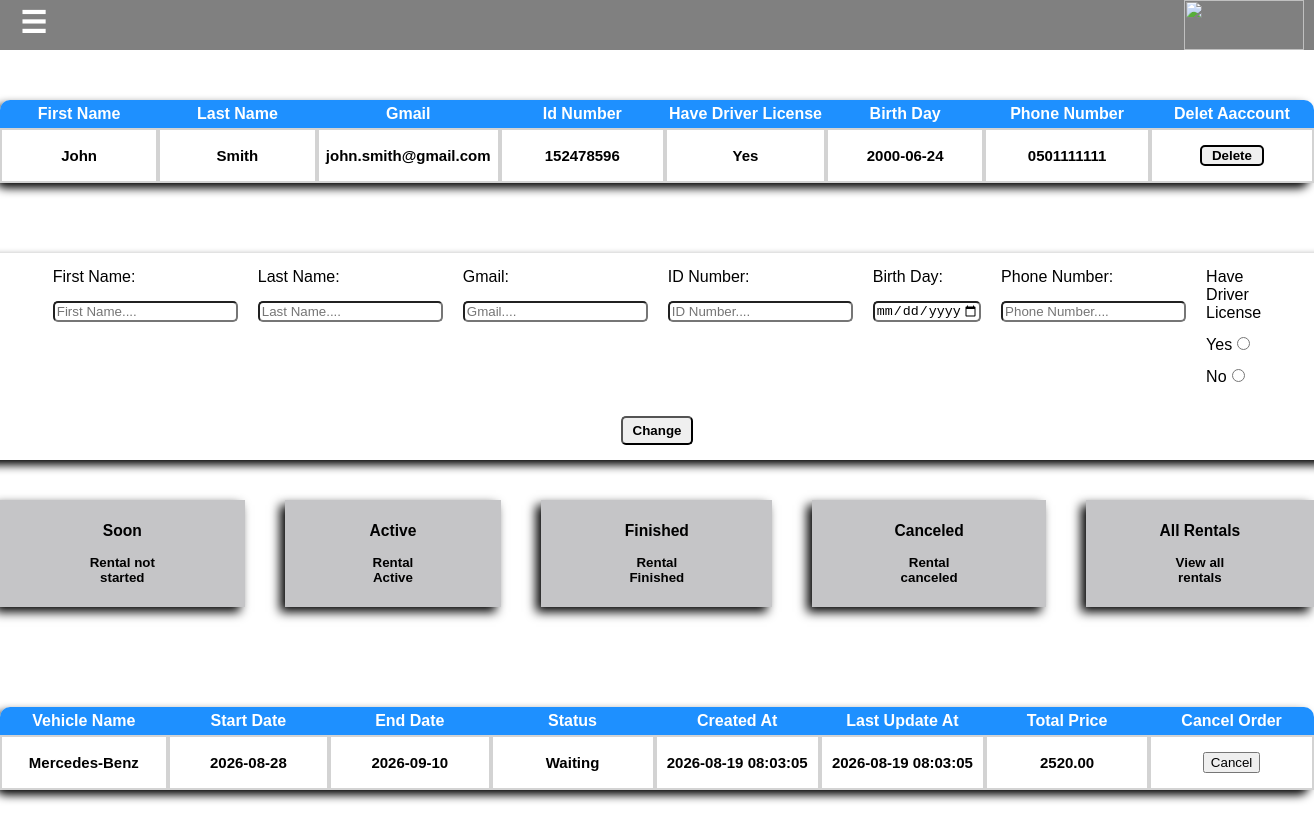
The app's page /Profile.php (signed in) with its own data.
### tables this page shows
CREATE TABLE IF NOT EXISTS `users` (
  `Id` int NOT NULL AUTO_INCREMENT,
  `FirstName` varchar(250) NOT NULL,
  `LastName` varchar(250) NOT NULL,
  `Gmail` varchar(250) NOT NULL,
  `IdNumber` varchar(9) NOT NULL,
  `Password` varchar(250) NOT NULL,
  `Password1` varchar(250) NOT NULL,
  `Password2` varchar(250) DEFAULT NULL,
  `Password3` varchar(250) DEFAULT NULL,
  `HaveDriverLicense` tinyint(1) NOT NULL DEFAULT '0',
  `Blocked` tinyint(1) NOT NULL DEFAULT '0',
  `FailedTimes` int NOT NULL DEFAULT '0',
  `BirthDay` date NOT NULL,
  `PhoneNumber` varchar(250) DEFAULT NULL,
  `Role` varchar(250) NOT NULL,
  `StartTimeExpired` datetime DEFAULT NULL,
  `EndTimeExpired` datetime DEFAULT NULL,
  PRIMARY KEY (`Id`)
);

CREATE TABLE IF NOT EXISTS `vehicle` (
  `Id` int NOT NULL AUTO_INCREMENT,
  `VehicleType` varchar(250) NOT NULL,
  `NumberPlate` varchar(250) NOT NULL,
  `VehicleBrand` varchar(250) NOT NULL,
  `Image` varchar(250) NOT NULL,
  `PricePerDay` decimal(10,2) NOT NULL,
  `GearBox` varchar(250) NOT NULL,
  `Seats` int NOT NULL,
  `Doors` int NOT NULL,
  `DriveStyle` tinyint(1) NOT NULL DEFAULT '0',
  `Miles` decimal(10,3) NOT NULL,
  `Color` varchar(250) NOT NULL,
  `Convertible` tinyint(1) NOT NULL DEFAULT '0',
  `EnergyType` varchar(250) NOT NULL,
  `HorsePower` int NOT NULL,
  `VehicleName` varchar(250) NOT NULL,
  `MaxSpeed` int NOT NULL,
  `DriveType` varchar(250) NOT NULL,
  `TankSize` int NOT NULL,
  `AirConditioner` tinyint(1) NOT NULL DEFAULT '0',
  `VehicleInside1` varchar(250) NOT NULL,
  `VehicleInside2` varchar(250) NOT NULL,
  `VehicleInside3` varchar(250) NOT NULL,
  `VehicleInside4` varchar(250) NOT NULL,
  `Branch` varchar(250) NOT NULL,
  `VehicleLogo` varchar(250) NOT NULL,
  `Rating` int NOT NULL,
  `TotalRating` int NOT NULL,
  PRIMARY KEY (`Id`)
);

CREATE TABLE IF NOT EXISTS `booking` (
  `BookingId` int NOT NULL AUTO_INCREMENT,
  `CustomerId` int NOT NULL,
  `VehicleId` int NOT NULL,
  `StartDate` date NOT NULL,
  `EndDate` date NOT NULL,
  `Status` varchar(250) NOT NULL,
  `CreatedAt` timestamp NOT NULL DEFAULT CURRENT_TIMESTAMP,
  `UpdatedAt` timestamp NOT NULL DEFAULT CURRENT_TIMESTAMP,
  `TotalPrice` decimal(10,2) NOT NULL,
  `RatingStatus` varchar(50) NOT NULL,
  PRIMARY KEY (`BookingId`),
  KEY `CustomerId` (`CustomerId`),
  KEY `CarId` (`VehicleId`)
);

### Profile.php (the view, shortened to what this page needs)
<?php
    include "Nav.php";
    $con=opencon();
    $CustomerId=$_SESSION['UserId'];
?>
<!DOCTYPE html>
<html lang="en">
    <head>
    </head>
    <body>
        <table>
            <th id="thLeft">First Name</th>
            <th>Last Name</th>
            <th>Gmail</th>
            <th>Id Number</th>
            <th>Have Driver License</th>
            <th>Birth Day</th>
            <th>Phone Number</th>
            <th id="thRight">Delet Aaccount</th>
            <?php
                $Users=mysqli_query($con,"SELECT * FROM Users");
                while($u=mysqli_fetch_array($Users)){
                    if($u['Id']==$CustomerId){
                        echo "<tr><td><h1>".$u['FirstName']."</h1></td>
                        <td><h1>".$u['LastName']."</h1></td>
                        <td><h1>".$u['Gmail']."</h1></td>
                        <td><h1>".$u['IdNumber']."</h1></td>
                        <td><h1>";
                        if($u['HaveDriverLicense']){
                            echo "Yes";
                        }else{
                            echo "No";
                        }
                        echo"</h1></td>
                        <td><h1>".$u['BirthDay']."</h1></td>
                        <td><h1>".$u['PhoneNumber']."</h1></td>
                        <td><h1><form method='post'><button type='submit' name='Delete'>Delete</button></form></h1></td></tr>";
                    }
                }
            ?>
        </table>
        <div class="Shadow">
            <form method="POST">
                <div class="form">
                    <div>
                        <label>First Name:</label>
                        <input type="text" name="FirstName" placeholder="First Name...." >
                    </div>
                    <div>
                        <label>Last Name:</label>
                        <input type="text" name="LastName" placeholder="Last Name...." >
                    </div>
                    <div>
                        <label>Gmail:</label>
                        <input type="email" name="Gmail" placeholder="Gmail...." >
                    </div>
                    <div>
                        <label>ID Number:</label>
                        <input type="text" name="IDNumber" placeholder="ID Number...." >
                    </div>
                    <div>
                        <label>Birth Day:</label>
                        <input type="date" name="BirthDay" max="<?php echo date("Y-m-d") ?>">
                    </div>
                    <div>
                        <label>Phone Number:</label>
                        <input type="text" name="PhoneNumber" placeholder="Phone Number...." >
                    </div>
                    <div>
                        <label>Have Driver License</label>
                        Yes<input type="radio" name="HaveDriverLicense" value="Yes" >
                        No<input type="radio" name="HaveDriverLicense" value="No">
                    </div>
                </div>
                <button type="submit" name="ChangeInformations">Change</button>
            </form>
        </div>
        <form id="FormShowRents" method="POST">
            <div class="Css2"><button type="submit" name="Soon"><h3>Soon</h3><br><br>Rental not started</button></div>
            <div class="Css2"><button type="submit" name="Active"><h3>Active</h3><br><br>Rental Active</button></div>
            <div class="Css2"><button type="submit" name="Finished"><h3>Finished</h3><br><br>Rental Finished</button></div>
            <div class="Css2"><button type="submit" name="Canceled"><h3>Canceled</h3><br><br>Rental canceled</button></div>
            <div class="Css2"><button type="submit" name="AllRents"><h3>All Rentals</h3><br><br>View all rentals</button></div>
        </form>
        <table>
            <tr>
                <th id="thLeft">Vehicle Name</th>
                <th>Start Date</th>
                <th>End Date</th>
                <th>Status</th>
                <th>Created At</th>
                <th>Last Update At</th>
                <th>Total Price</th>
                <th id="thRight">Cancel Order</t>
            </tr>
            <?php
                if(isset($_POST['Soon'])){
                    $Booking=mysqli_query($con,"SELECT * FROM Booking WHERE Status='Waiting' AND CustomerId=$CustomerId");
                }else if(isset($_POST['Active'])){
                    $Booking=mysqli_query($con,"SELECT * FROM Booking WHERE Status='Active' AND CustomerId=$CustomerId");
                }else if(isset($_POST['Finished'])){
                    $Booking=mysqli_query($con,"SELECT * FROM Booking WHERE Status='Finished' AND CustomerId=$CustomerId");
                }else if(isset($_POST['Canceled'])){
                    $Booking=mysqli_query($con,"SELECT * FROM Booking WHERE Status='Canceled' AND CustomerId=$CustomerId");
                }else{
                    $Booking=mysqli_query($con,"SELECT * FROM Booking WHERE CustomerId=$CustomerId");
                }
                while($b=mysqli_fetch_array($Booking)){
                    $CarId=$b['VehicleId'];
                    $Cars=mysqli_query($con,"SELECT * FROM Vehicle");
                    while($c=mysqli_fetch_array($Cars)){
                        if($c['Id']==$CarId){
                            echo "<tr><td><h1>".$c['VehicleName']."</h1></td>";
                            break;
                        }
                    }
                    echo "<td><h1>".$b['StartDate']."</h1></td>
                    <td><h1>".$b['EndDate']."</h1></td>
                    <td><h1>".$b['Status']."</h1></td>
                    <td><h1>".$b['CreatedAt']."</h1></td>
                    <td><h1>".$b['UpdatedAt']."</h1></td>
                    <td><h1>".$b['TotalPrice']."</h1></td>
                    <td><h1>";
                    if($b['Status']=='Waiting'){
                        echo "<form method='post'><input type='hidden' name='BookingId' value='".$b['BookingId']."'><button type='submit' name='Cancel'>Cancel</button></form>";
                    }else{
                        echo "-";
                    }
                    echo "</h1></td></tr>";
                }
            ?>
        </table>
    </body>
</html>

### Nav.php (style rules this page uses)
body { font-family: Arial; margin:0px; }
button { cursor:pointer; }

### Profile.php (style rules this page uses)
body { font-family: Arial; margin: 0px; margin-bottom: 60px; }
#FormShowRents { display:flex; justify-content: center; margin-top: 40px; gap:40px; }
.Css2 { display:inline-block; }
.Css2 button { font-weight: bold; border: 2px solid transparent; padding:20px 70px 20px 70px; box-shadow: -5px 5px 10px black; background-color: #c5c5c7; }
.Css2 h3 { display:inline; }
button[name="ChangeInformations"] { display:flex; justify-self: center; border-radius: 5px; margin-top: 20px; padding:5px 10px 5px 10px; font-weight: bold; }
.form { display:flex; gap:20px; margin-left: 100px; margin-right:100px; padding-bottom:10px; }
.form label { background-color: #ffffffb3; border-radius: 10px; display: block; }
.form input { margin-top: 15px; border-radius: 5px; }
table { border-radius: 10px; margin-top: 100px; display: flex; justify-self: center; border-spacing: 0px; box-shadow: -5px 5px 10px black; }
th { width: 180px; margin-top:5px; padding-top:5px; padding-bottom:5px; color:white; background-color: dodgerblue; }
#thLeft { border-top-left-radius:10px; }
#thRight { border-top-right-radius: 10px; }
td { background-color: white; border: 2px solid lightgray; width: 180px; margin-top:5px; padding-top:5px; padding-bottom:5px; }
h1 { font-size:15px; text-align: center; }
button[name='Delete'] { padding-left:10px; padding-right:10px; border-radius: 5px; border:2px solid black; font-weight: bold; }
.Shadow { background-color: white; box-shadow: -5px 5px 10px black; display: flex; justify-self: center; margin-top:70px; padding-top: 15px; padding-bottom: 15px; border-radius: 10px; }

### records on screen
users: FirstName "John", LastName "Smith", Gmail "john.smith@gmail.com", IdNumber "152478596", HaveDriverLicense "Yes", BirthDay "2000-06-24", PhoneNumber "0501111111"
booking: StartDate "2026-08-28", EndDate "2026-09-10", Status "Waiting", CreatedAt "2026-08-19 08:03:05", UpdatedAt "2026-08-19 08:03:05", TotalPrice "2520.00"
vehicle: VehicleName "Mercedes-Benz"
